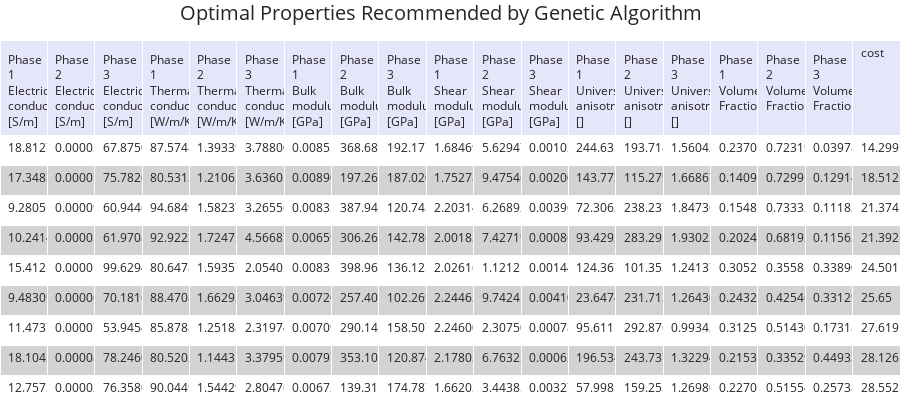

Source (notebook cell):
### Code cell
# Print the optimization results as a table
HS.print_table_of_best_designs(rows=10)

### Figure 1 — Plotly figure (JSON) as saved in the notebook; plotly's stock layout.template omitted (floating-point values rounded to 4 significant figures; data arrays with more than 128 entries replaced by an {"elided": "..."} marker saying what was removed)
{"data": [{"cells": {"align": "left", "fill": {"color": [["white", "lightgrey", "white", "lightgrey", "white", "lightgrey", "white", "lightgrey", "white", "lightgrey"]]}, "font": {"size": 12}, "height": 30, "values": {"elided": "19x10 float values"}}, "columnwidth": 1000, "header": {"align": "left", "fill": {"color": "lavender"}, "font": {"size": 12}, "height": 30, "values": ["Phase 1 Electrical conductivity, [S/m]", "Phase 2 Electrical conductivity, [S/m]", "Phase 3 Electrical conductivity, [S/m]", "Phase 1 Thermal conductivity, [W/m/K]", "Phase 2 Thermal conductivity, [W/m/K]", "Phase 3 Thermal conductivity, [W/m/K]", "Phase 1 Bulk modulus, [GPa]", "Phase 2 Bulk modulus, [GPa]", "Phase 3 Bulk modulus, [GPa]", "Phase 1 Shear modulus, [GPa]", "Phase 2 Shear modulus, [GPa]", "Phase 3 Shear modulus, [GPa]", "Phase 1 Universal anisotropy, []", "Phase 2 Universal anisotropy, []", "Phase 3 Universal anisotropy, []", "Phase 1 Volume Fraction", "Phase 2 Volume Fraction", "Phase 3 Volume Fraction", "cost"]}, "type": "table"}], "layout": {"autosize": true, "height": 400, "margin": {"b": 0, "l": 0, "r": 0, "t": 40}, "title": {"font": {"size": 20}, "text": "Optimal Properties Recommended by Genetic Algorithm", "x": 0.2}}}
